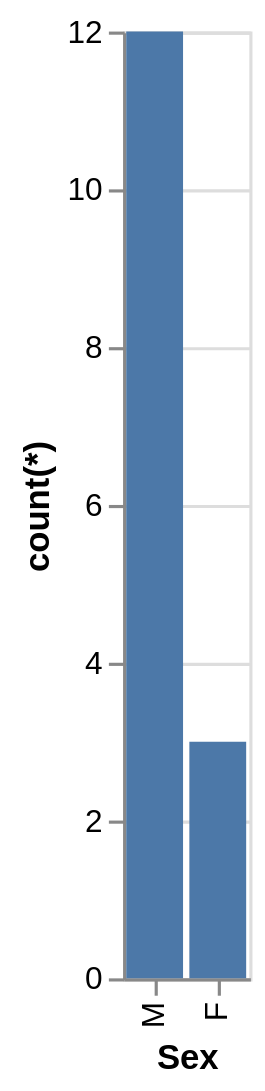

Write a Vega-Lite specification for this figure.
### Vega-Lite specification from a JSON file in a GitHub repository (floating-point values rounded to 4 significant figures)
{"data": {"values": [{"x_data": "M", "y_data": 12}, {"x_data": "F", "y_data": 3}]}, "mark": "bar", "encoding": {"x": {"field": "x_data", "type": "nominal", "title": "Sex", "sort": {"op": "sum", "field": "y_data", "order": "descending"}}, "y": {"field": "y_data", "type": "quantitative", "title": "count(*)"}}}
